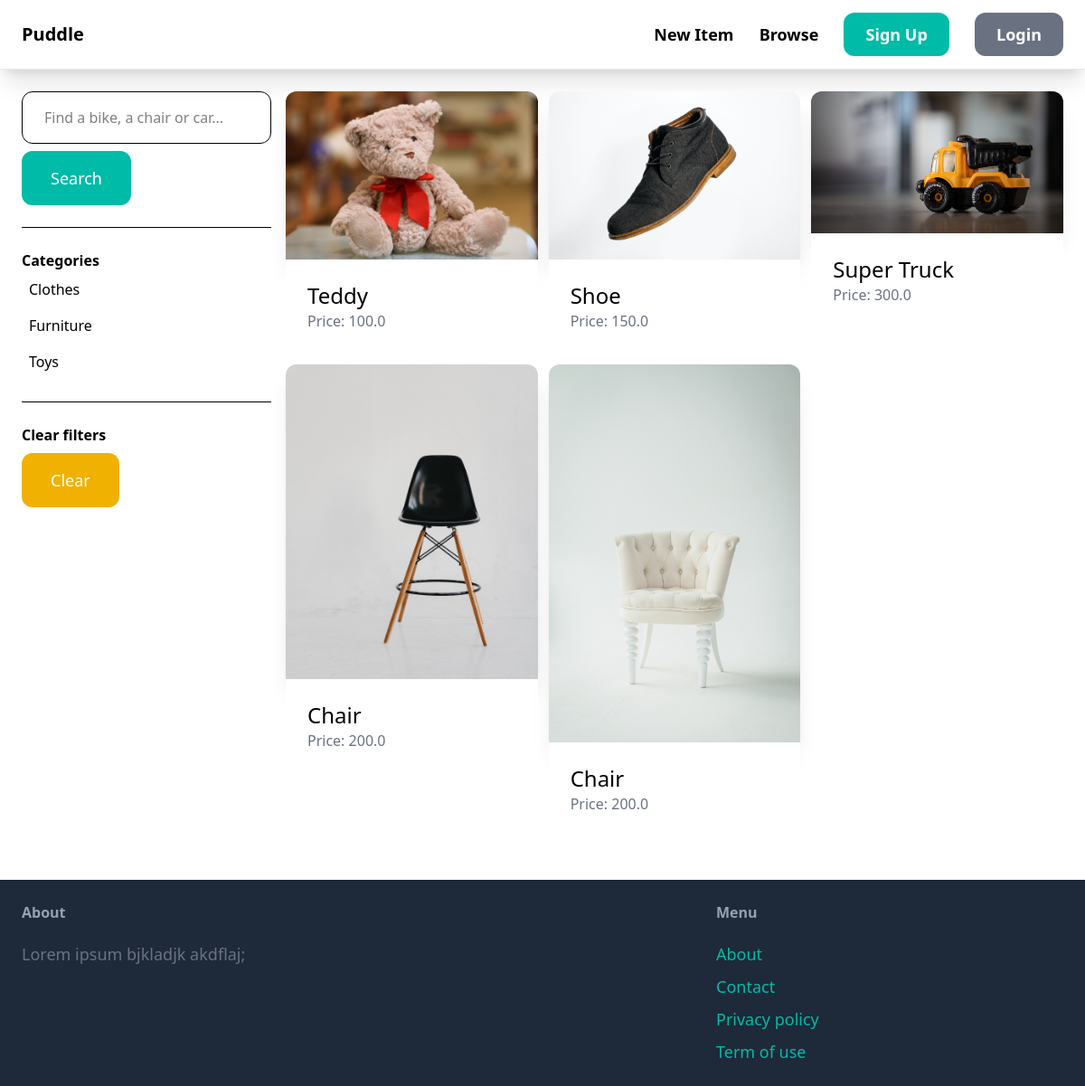
Before: /items/ with the older database file.
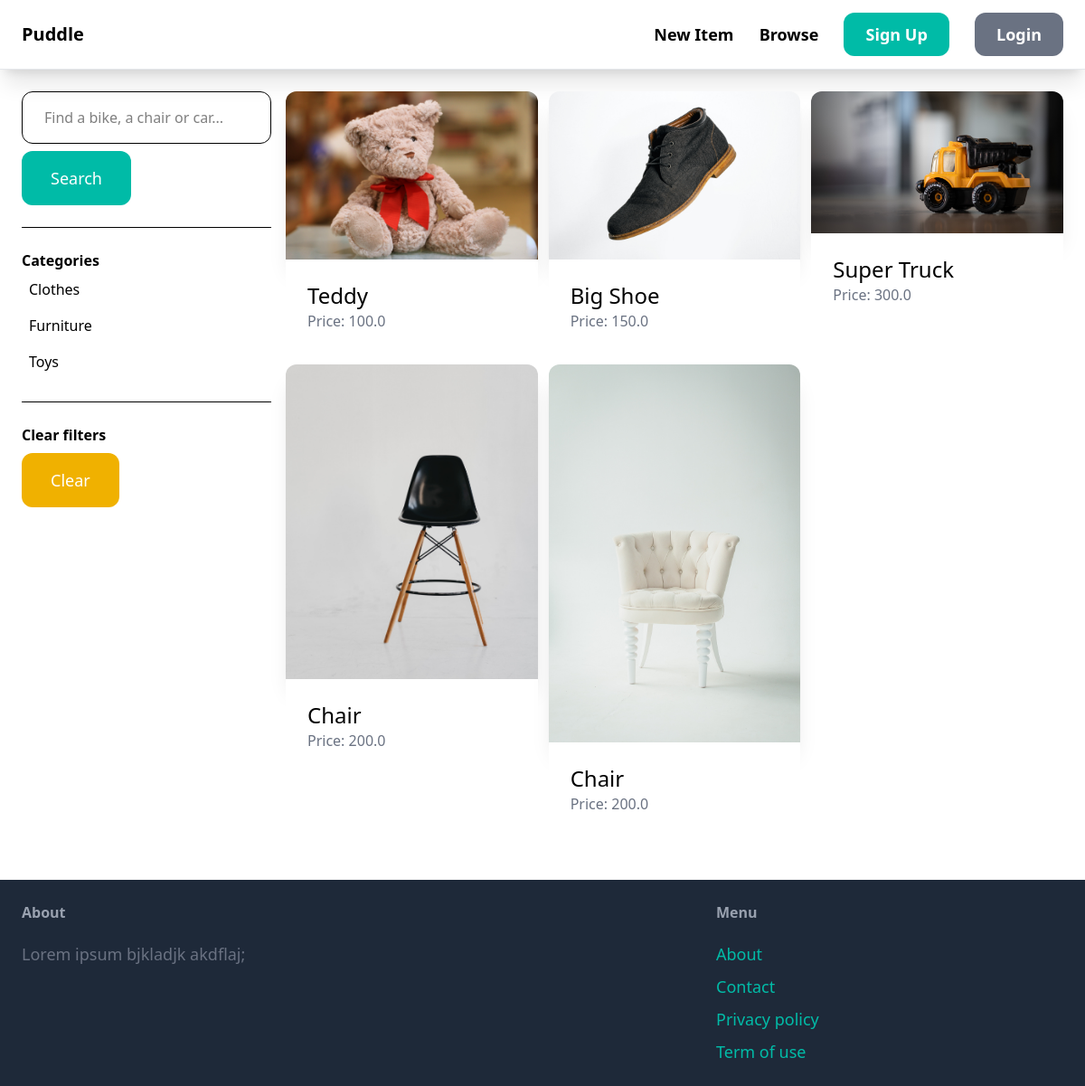
After: the same page with the newer database file.
### item/models.py (models this page shows, shortened)
class Item(models.Model):
   category = models.ForeignKey(Category, related_name='items', on_delete=models.CASCADE)
   name = models.CharField(max_length=255)
   description = models.TextField(blank=True, null=True)
   price = models.FloatField()
   image = models.ImageField(upload_to='item_images', blank=True, null=True)
   is_sold = models.BooleanField(default=False)
   created_by = models.ForeignKey(User, related_name='items', on_delete=models.CASCADE)
   created_at = models.DateTimeField(auto_now_add=True)

### item/views.py (the view)
# urls.py: path('', views.items, name='items'),
def items(request):
    query = request.GET.get('query', '')  # Get the search query from the URL (if any)
    category_id = request.GET.get('category', 0)
    categories = Category.objects.all()  # Fetch all categories
    items = Item.objects.filter(is_sold=False)  # Fetch all items that are not sold
    if category_id:
        items = items.filter(category_id=category_id)
    if query:
        items = items.filter(Q(name__icontains=query) | Q(description__icontains=query))
    return render(request, 'item/items.html', {
        'items': items,
        'query': query,
        'categories': categories,
        'category_id': int(category_id),
    })

### item/templates/item/items.html (shortened to what this page needs)
{% extends 'core/base.html' %}
{% block content %}
  <div class="pb-6 grid grid-cols-4 gap-4">
      <div class="col-span-1">
        <form method="get" action="{% url 'item:items'%}">
          <input type="text" name="query" class="w-full py-4 px-6 border rounded-xl" value=""{{ query }}" placeholder="Find a bike, a chair or car...">
          <button class="mt-2 py-4 px-8 text-lg bg-teal-500 text-white rounded-xl">Search</button>
        </form>
        <hr class="my-6">
        <p class="font-semibold">Categories</p>
        <ul>
          {% for category in categories  %}
            <li class="py-2 px-2 rounded-xl{% if category.id == category_id %} bg-gray-200{% endif %}">
              <a href="{% url 'item:items'%}?query={{ query }}&category={{ category.id }}">{{ category.name }}</a>
            </li>
          {% endfor %}
        </ul>
        <hr class="my-6">
        <p class="font-semibold">Clear filters</p>
        <ul>
          <li><a href="{% url 'item:items'%}" class="mt-2 py-4 px-8 inline-block bg-yellow-500 hover:bg-yellow-700 text-lg rounded-xl text-white cusor-pointer">Clear</a></li>
        </ul>
      </div>
    <div class="col-span-3">
      <div class="grid grid-cols-3 gap-3">
        {% for item in items %}
          <div>
            <a href="{% url 'item:detail' item.id%}">
              <img src="{{item.image.url}}" class="rounded-t-xl shadow-xl cursor-pointer" alt="">
              <div class="p-6 bg-white rounded-b-xl">
                <h2 class="text-2xl">{{ item.name }}</h2>
                <p class="text-gray-500">Price: {{ item.price }}</p>
              </div>
            </a>
          </div>
        {% endfor%}
      </div>
    </div>
  </div>
{% endblock  %}

Changed rows visible on the page:
changed Item: name "Shoe" → "Big Shoe"
